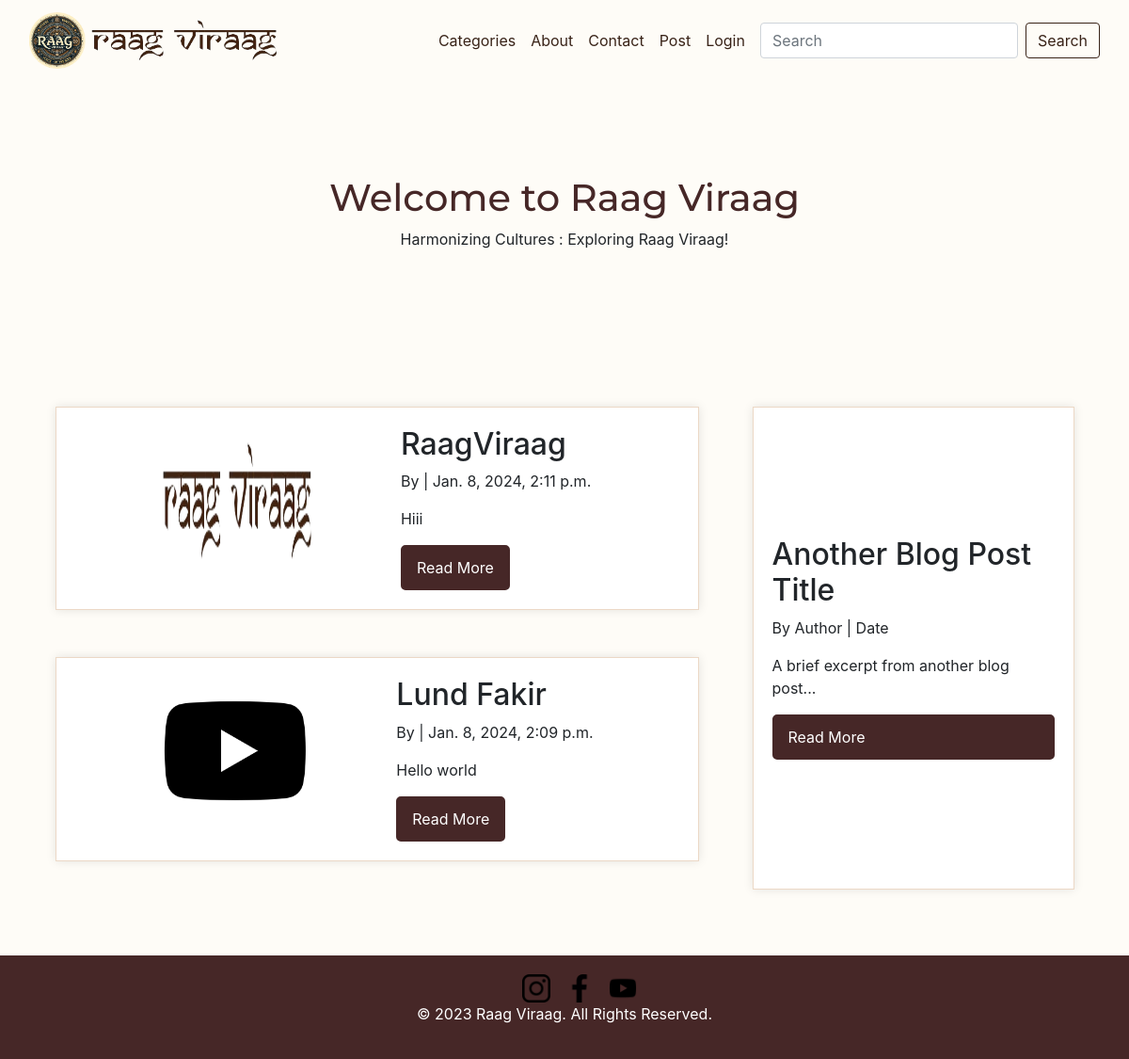
The page / on the database its author committed.
### blogs/models.py (models this page shows, shortened)
class Post(models.Model):
    title = models.CharField(max_length=255)
    title_tag = models.CharField(max_length=255, default='Blog Post')
    slug = models.SlugField(max_length=255, null=True, blank=True)
    author = models.ForeignKey(User, on_delete=models.CASCADE)
    img = models.ImageField(upload_to='blog', null=True, blank=True)
    body = RichTextField(blank=False, null=True)
    comments = models.ManyToManyField(PostComment, blank=True)
    post_date = models.DateTimeField(auto_now_add=True)
    category = models.ForeignKey(Categories, null=True, on_delete=models.PROTECT, related_name='category_set')
    meta_title=models.CharField(max_length=255, null=True, blank=True)
    meta_description=models.TextField(max_length=3000,null=True, blank=True)
    image_alt=models.CharField(max_length=1500,blank=True,null=True)

### blogs/views.py (the view)
# urls.py: path('', BlogListView.as_view(), name='index'),
class BlogListView(ListView):
   model = Post
   template_name = 'index.html'
   context_object_name = 'posts'
   paginate_by = PAGE_SIZE
   def get_context_data(self, *args, **kwargs):
      cat_list = Categories.objects.all()
      latestpost_list = Post.objects.all().order_by('-post_date')[:3]
      star_post =  Post.objects.first()  # Get the first post or None
      context = super().get_context_data(*args, **kwargs)
      context["cat_list"] = cat_list
      context["latestpost_list"] = latestpost_list
      context["star_post"] = star_post
      return context

### templates/index.html
{% extends "base.html" %}
{% load static %}
{% block content %}
    <div class="container_body">
    <div class="header">
        <div class="container">
            <h1>Welcome to Raag Viraag</h1>
            <p>Harmonizing Cultures : Exploring Raag Viraag!</p>
        </div>
    </div>
    <div class="blog-posts">
        <div class="container d-flex justify-content-around">
          <div class="w-60">
            {% for post in latestpost_list %}
            <div class="blog-post-card home_content">
                <img src="{{post.img.url}}" alt="{{post.image_alt}}" class="blog_img">
              <div>
                <h2>{{post.title}}</h2>
                <p class="post-meta">By {{post.author.first_name}} {{post.author.last_name}} | {{post.post_date}} </p>
                <p class="post-excerpt">{{post.meta_description}}</p>
                <a href="{% url 'blog-detail' post.slug %}" class="read-more-btn">Read More</a>
              </div>
            </div>
            {% endfor %}
            </div>
            <div class="blog-post-card w-30 ad_block1">
                <h2>Another Blog Post Title</h2>
                <p class="post-meta">By Author | Date</p>
                <p class="post-excerpt">A brief excerpt from another blog post...</p>
                <a href="#" class="read-more-btn">Read More</a>
            </div>
        </div>
    </div>
    {% endblock content %}

### static/css/style.css (style rules this page uses)
html { height: 100%; width: 100%; }
body { font-family: 'Noto Sans', sans-serif; margin: 0; padding: 0; background-color: #fefcf7; color: #3a3a3a; }
.container { max-width: 1200px; margin: 0 auto; padding: 0 20px; }
.container_body { background-color: #fefcf7; }
.container h1 { font-family: 'Montserrat', sans-serif; }
.header { padding: 100px 0; text-align: center; }
.header h1 { color: #462727; }
.blog-posts { padding: 50px 0; }
.blog-post-card { border: 1px solid #ecd8c6; padding: 20px; margin-bottom: 20px; background-color: #fff; box-shadow: 0 0 10px rgba(0, 0, 0, 0.1); }
.blog-post-card img { max-width: 100%; height: auto; border-radius: 5px; }
.read-more-btn { display: inline-block; padding: 10px 15px; background-color: #462727; color: #fff; text-decoration: none!important; border-radius: 5px; border:2px solid#462727!important; }
.home_content { margin-bottom: 50px; }
.w-60 { width: 60%; }
.w-30 { width: 30%; }
.blog_img { height: 160px!important; width: 160px!important; }
.container { padding-right: 0!important; padding-left: 0!important; }
.ad_block1 { display: flex; flex-direction: column; justify-content: center; }
.home_content { display: flex; justify-content: space-evenly; }

### rows shown on the page
Post: img (picture), title "RaagViraag", post_date "Jan. 8, 2024, 2:11 p.m.", meta_description "Hiii"
Post: img (picture), title "Lund Fakir", post_date "Jan. 8, 2024, 2:09 p.m.", meta_description "Hello world"
